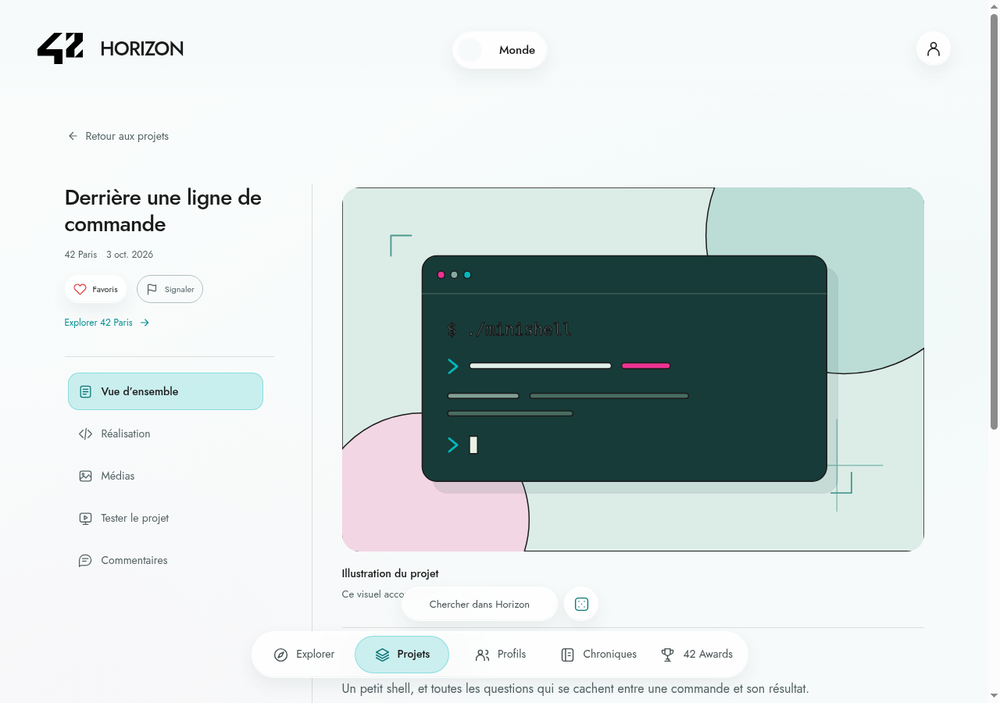
#> input picture site/checks/20261013-action-palette/initial-wrong-test-route-content-copy-failure.png, 1000 x 703 px, shrunk from 1280 x 900 before the run
$ python tint_mac.py ../../../../../../site/checks/20261013-action-palette/initial-wrong-test-route-content-copy-failure.png 5
#> lines starting #> are read from the running program, lines starting #| are printed output that depends on the picture; after the words box and inside, x2 and y2 are one past the last pixel; in counts of white or black regions, pixels touching at a corner belong together
"""Tint drift of a board (media / authors / comments check, 17 Oct. 2026): splits the pixels whose channel error is
above 12 between flat areas (site locally uniform) and edges, and prints the mean signed error (Figma − site) per
channel in the flat areas, by horizontal band.
  python3 tint_mac.py <board png> [band height]
"""
import sys
import numpy as np
from PIL import Image, ImageFilter
b = sys.argv[1]; bh = int(sys.argv[2]) if len(sys.argv) > 2 else 120
im = Image.open(b).convert('RGB')
#> im is the input picture: PIL image 1000x703 RGB; mean R, G, B 209.6, 218.7, 218
W = (im.width - 20) // 2; H = im.height - 30
#> after `W = (im.width - 20) // 2`: W = 490
#> after `H = im.height - 30`: H = 673
s = np.asarray(im.crop((0, 30, W, 30 + H)), dtype=float)
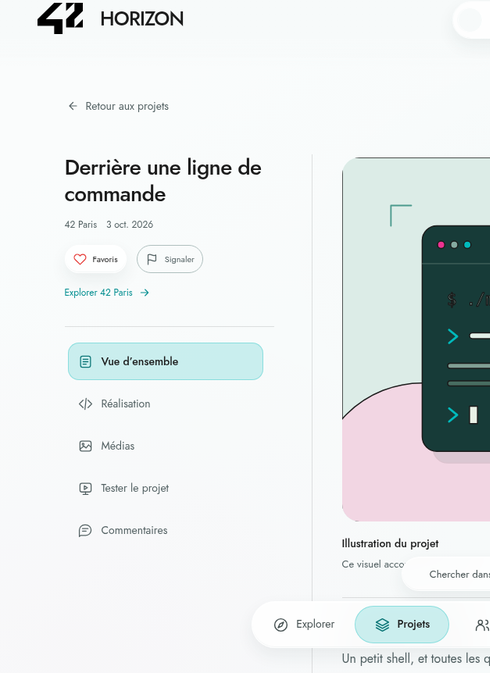
#> s: shape (673, 490, 3) float64; mean R, G, B 230.4, 234.7, 235.1
f = np.asarray(im.crop((W + 20, 30, 2 * W + 20, 30 + H)), dtype=float)
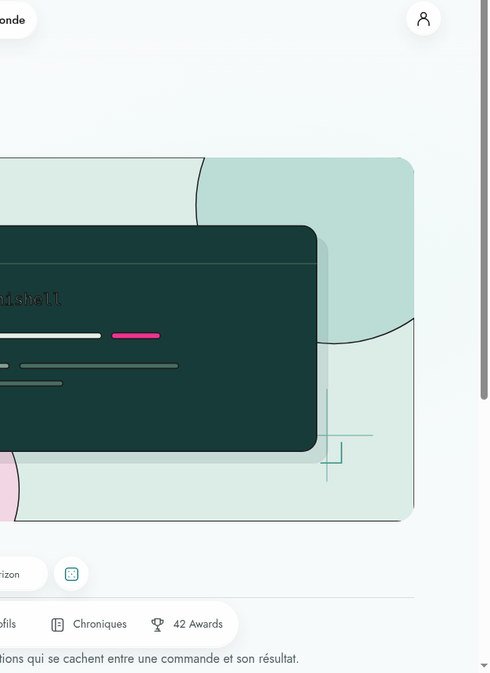
#> f: shape (673, 490, 3) float64; mean R, G, B 187.1, 201.5, 199.7
g = np.asarray(im.crop((0, 30, W, 30 + H)).convert('L').filter(ImageFilter.FIND_EDGES), dtype=float)
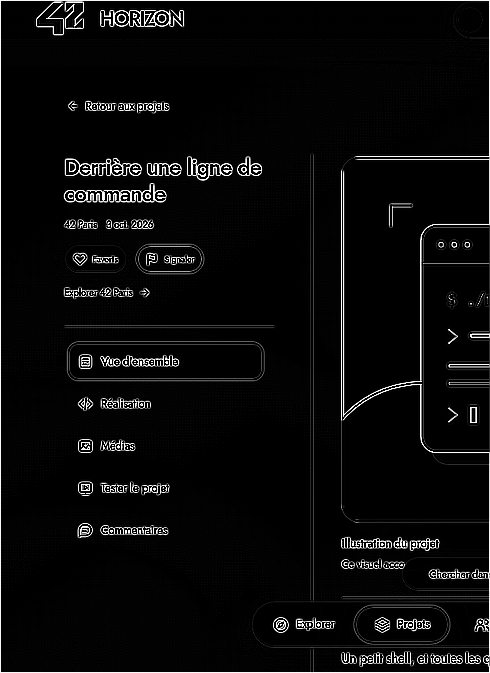
#> g: shape (673, 490) float64; min 0, max 255, mean 10.8
gm = np.asarray(Image.fromarray(g.astype('uint8')).filter(ImageFilter.MaxFilter(7)), dtype=float)
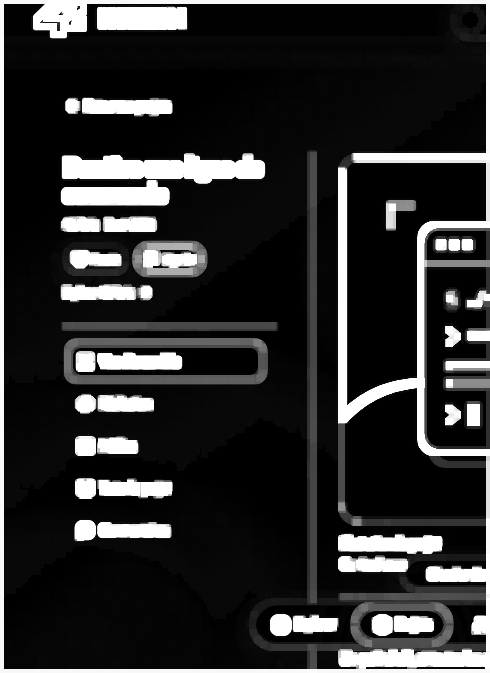
#> gm: shape (673, 490) float64; min 0, max 255, mean 46.1
flat = gm < 6
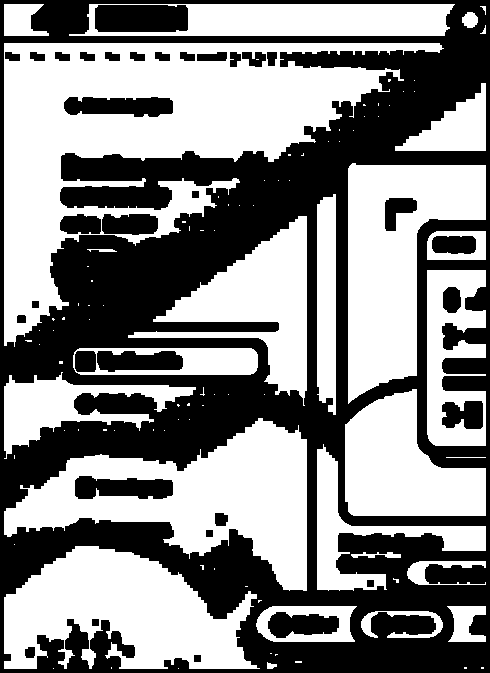
#> flat: shape (673, 490) bool; 53.6% white; 34 black regions, largest, box (x1, y1, x2, y2) and area: (0, 0, 490, 673) 136976, (95, 5, 188, 32) 2463, (64, 97, 173, 117) 1774
flat[:, :4] = False; flat[:, -4:] = False
d = f - s
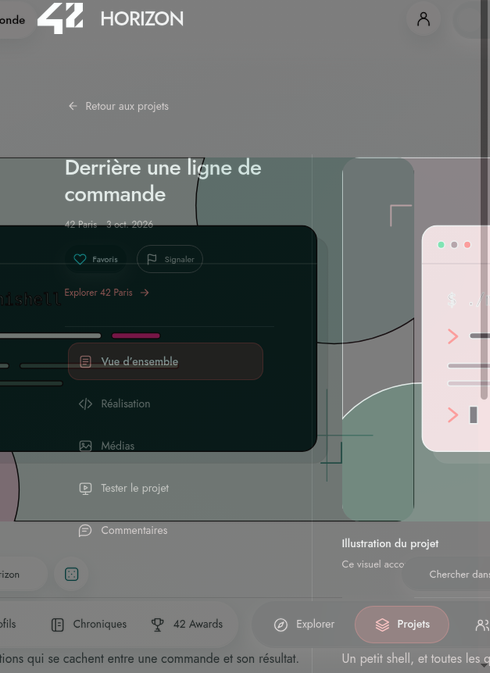
#> d: shape (673, 490, 3) float64; mean R, G, B -43.2, -33.2, -35.4; drawn with min black and max white
off = np.abs(d).max(axis=2) > 12
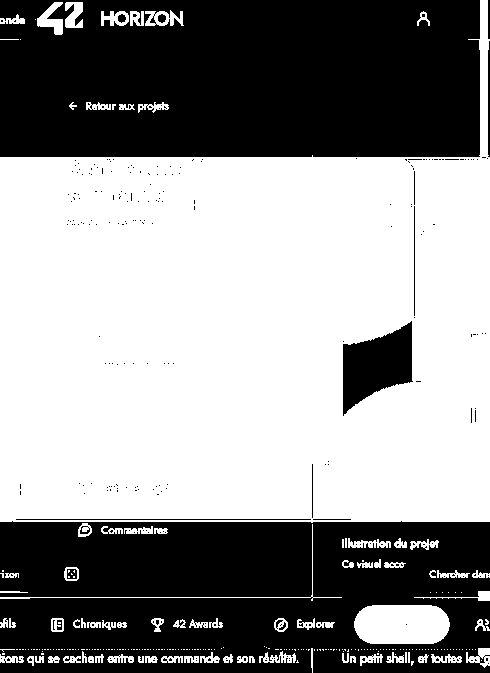
#> off: shape (673, 490) bool; 56.7% white; 295 black regions (278 under 20 px), largest, box (x1, y1, x2, y2) and area: (0, 0, 480, 157) 72986, (0, 521, 490, 673) 64016, (343, 321, 413, 416) 3971
print(b.split('/')[-1], 'off12 total %.4f, in flat areas %.4f, flat share %.2f' % (off.mean(), (off & flat).mean(), flat.mean()))
#| initial-wrong-test-route-content-copy-failure.png off12 total 0.5673, in flat areas 0.2865, flat share 0.54
for y in range(0, H, bh):
    sl = slice(y, min(H, y + bh))
    m = flat[sl]
    if m.sum() < 50: continue
    md = d[sl][m].mean(axis=0); o = (off[sl] & m).mean()
    sc = s[sl][m].mean(axis=0)
    print('  y %4d-%4d flat %.2f  site %s  Figma−site %s  off12(flat) %.3f' % (y, min(H, y + bh), m.mean(), np.round(sc).astype(int), np.round(md, 1), o))
#> this loop made 135 passes
#> (md, o, sc) on passes 1 to 12: ([0.663, 0.34, 0.34], 0, [247, 250, 250]), ([-0.045, -0.546, -0.546], 0.00653, [247, 250, 250]), ([-0.594, -1.2, -1.2], 0.0098, [247, 250, 250]), ([-4.9, -5.48, -5.48], 0.0298, [247, 250, 250]), ([-6.67, -7.23, -7.23], 0.0392, [246.9, 249.9, 249.9]), ([0.113, -0.404, -0.404], 0.00449, [246.9, 249.9, 249.9]), ([-0.759, -1.02, -1.02], 0.00653, [247, 250, 250]), ([-0.425, -0.513, -0.513], 0, [247, 250, 250]), ([-1.74, -0.82, -0.819], 0, [247.8, 250.6, 250.6]), ([-1.1, -0.772, -0.771], 0, [247.8, 250.6, 250.6]), ([-1.14, -0.809, -0.804], 0, [248.1, 250.7, 250.7]), ([-1.43, -1.03, -1.01], 0, [248.7, 251.2, 251.2])
#|   y    0-   5 flat 0.17  site [247 250 250]  Figma−site [0.7 0.3 0.3]  off12(flat) 0.000
#|   y    5-  10 flat 0.64  site [247 250 250]  Figma−site [-0.  -0.5 -0.5]  off12(flat) 0.007
#|   y   10-  15 flat 0.62  site [247 250 250]  Figma−site [-0.6 -1.2 -1.2]  off12(flat) 0.010
#|   y   15-  20 flat 0.63  site [247 250 250]  Figma−site [-4.9 -5.5 -5.5]  off12(flat) 0.030
#|   y   20-  25 flat 0.62  site [247 250 250]  Figma−site [-6.7 -7.2 -7.2]  off12(flat) 0.039
#|   y   25-  30 flat 0.61  site [247 250 250]  Figma−site [ 0.1 -0.4 -0.4]  off12(flat) 0.004
#|   y   30-  35 flat 0.76  site [247 250 250]  Figma−site [-0.8 -1.  -1. ]  off12(flat) 0.007
#|   y   35-  40 flat 0.17  site [247 250 250]  Figma−site [-0.4 -0.5 -0.5]  off12(flat) 0.000
#> (further printed lines are left out)

$ run again, on site/checks/20261013-action-palette/account-fr-light.png
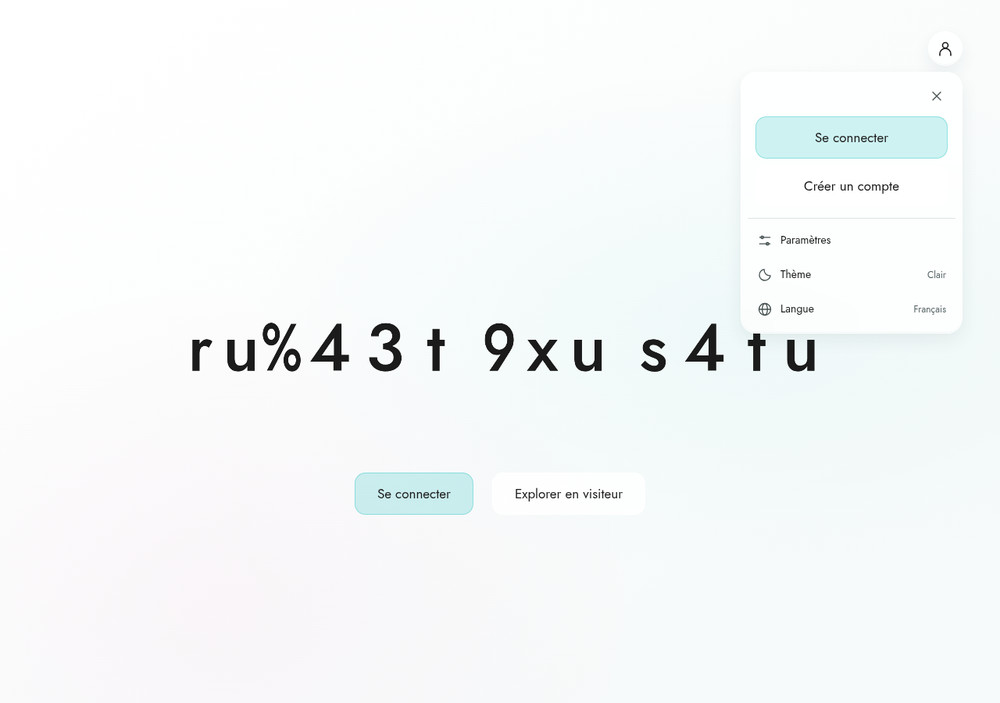
#> input picture site/checks/20261013-action-palette/account-fr-light.png, 1000 x 703 px, shrunk from 1280 x 900 before the run
#> im is the input picture: PIL image 1000x703 RGB; mean R, G, B 245.6, 248.1, 248.5
#> `flat = gm < 6`:
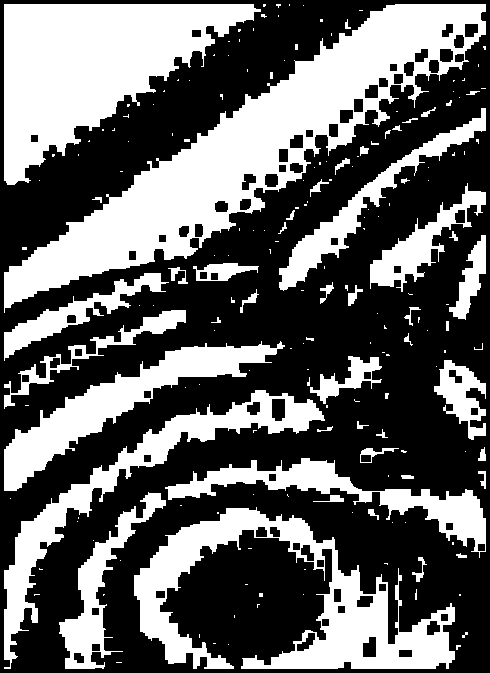
#> flat: shape (673, 490) bool; 39.5% white; 189 white regions (137 under 20 px), largest, box (x1, y1, x2, y2) and area: (4, 4, 486, 313) 36617, (4, 4, 261, 185) 23905, (134, 507, 455, 669) 17552
#> `off = np.abs(d).max(axis=2) > 12`:
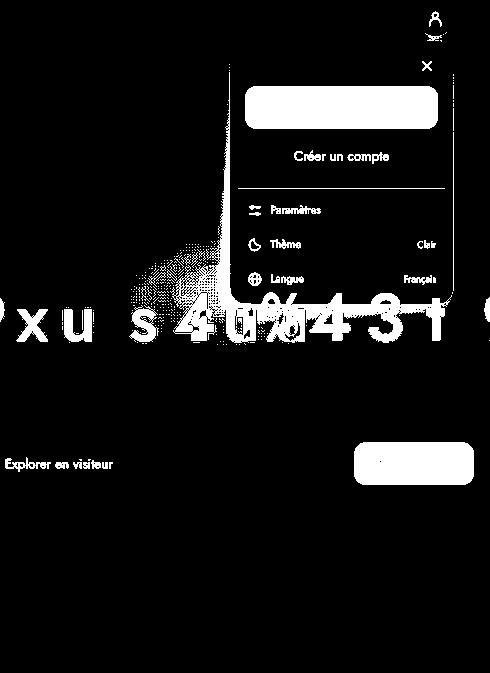
#> off: shape (673, 490) bool; 8.6% white; 321 white regions (275 under 20 px), largest, box (x1, y1, x2, y2) and area: (170, 72, 452, 343) 9597, (245, 86, 438, 129) 8192, (354, 442, 474, 485) 5042
#| account-fr-light.png off12 total 0.0859, in flat areas 0.0254, flat share 0.39
#> the loop `for y in range(0, H, bh):` made 135 passes
#> (md, o, sc) on passes 1 to 8: ([-2.66, -1.57, -1.57], 0, [254.3, 254.5, 254.5]), ([-2.63, -1.6, -1.6], 0, [254.3, 254.5, 254.5]), ([-3.8, -2.83, -2.83], 0.00694, [254.2, 254.5, 254.5]), ([-5.06, -4.05, -4.05], 0.0135, [254.2, 254.5, 254.5]), ([-4.46, -3.46, -3.46], 0.0098, [254.2, 254.5, 254.5]), ([-3.14, -2.06, -2.06], 0.00245, [254.2, 254.4, 254.4]), ([-3.12, -2, -2], 0.00122, [254.1, 254.4, 254.4]), ([-3.98, -2.8, -2.8], 0.0167, [254.1, 254.4, 254.4])
#> (printed output is left out)
